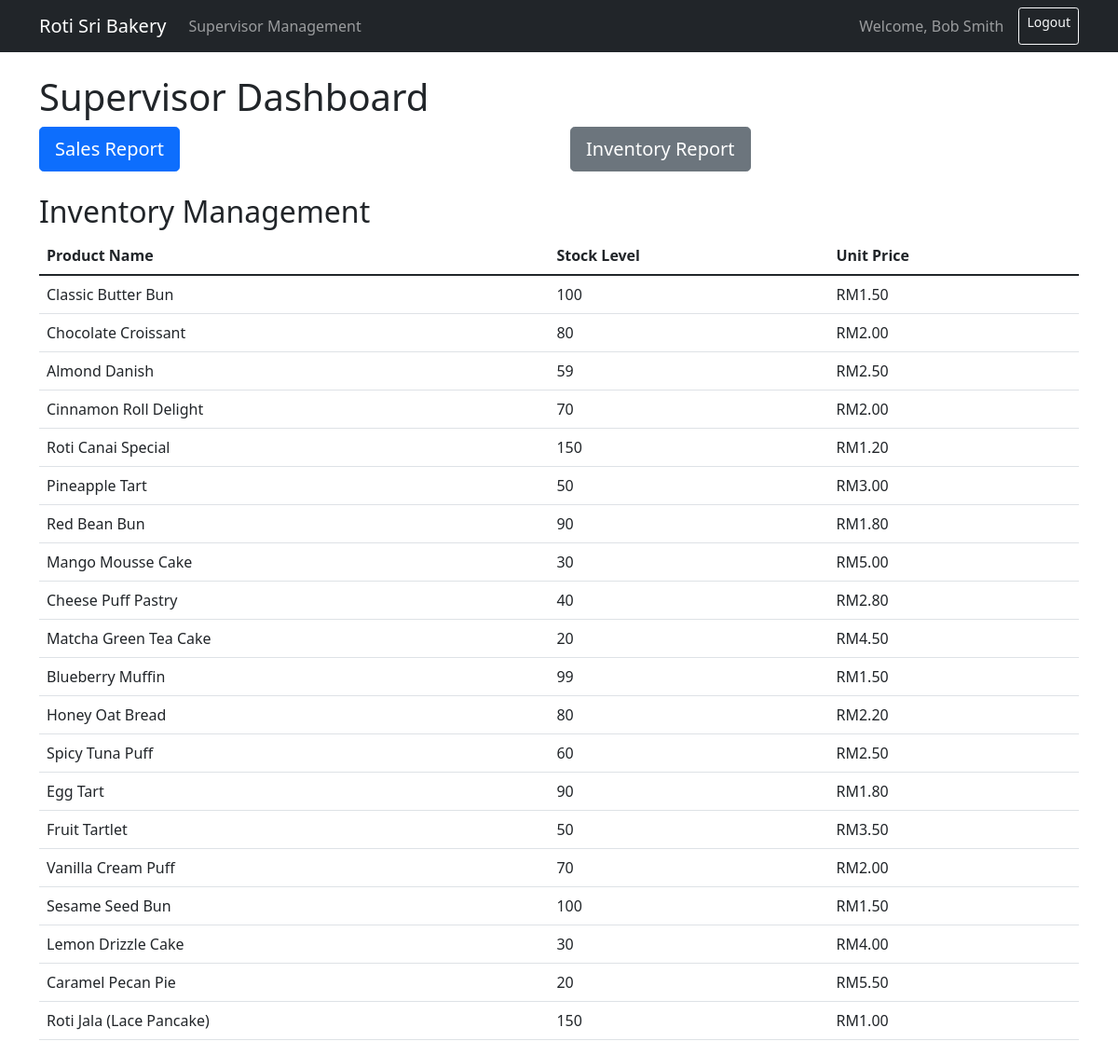
Screenshot of /supervisor_dashboard.php?view=inventory (signed in) with the database file from the repository.
### tables this page shows
CREATE TABLE `inventory` (
  `id` int(11) NOT NULL,
  `product_name` varchar(200) NOT NULL,
  `description` text DEFAULT NULL,
  `category` varchar(50) NOT NULL,
  `unit_price` decimal(10,2) NOT NULL,
  `stock_level` int(11) NOT NULL,
  `reorder_point` int(11) NOT NULL,
  `status` enum('active','inactive') DEFAULT 'active',
  `created_at` timestamp NOT NULL DEFAULT current_timestamp(),
  `updated_at` timestamp NOT NULL DEFAULT current_timestamp() ON UPDATE current_timestamp()
);

### fetch_inventory.php (called while the page is built)
<?php
function fetch_inventory_data($conn) {
    $inventory_query = $conn->query("SELECT id, product_name, stock_level, unit_price FROM inventory WHERE status = 'active'");
    return $inventory_query->fetch_all(MYSQLI_ASSOC);
}
?>

### supervisor_dashboard.php (the view, shortened to what this page needs)
<?php
require_once 'db_connection.php';
require_once 'fetch_sales.php';
require_once 'fetch_inventory.php';
$start_date = isset($_POST['start_date']) ? $_POST['start_date'] : date('Y-m-d', strtotime('-1 month'));
$end_date = isset($_POST['end_date']) ? $_POST['end_date'] : date('Y-m-d');
$sales_type = isset($_POST['sales_type']) ? $_POST['sales_type'] : 'all';
list($daily_sales, $weekly_sales, $monthly_sales) = fetch_sales_data($conn, $start_date, $end_date, $sales_type);
$inventory_data = fetch_inventory_data($conn);
?>
<!DOCTYPE html>
<html>
<head>
    <link href="https://cdn.jsdelivr.net/npm/bootstrap@5.1.3/dist/css/bootstrap.min.css" rel="stylesheet">
</head>
<body>
    <nav class="navbar navbar-expand-lg navbar-dark bg-dark">
        <div class="container">
            <a class="navbar-brand" href="#">Roti Sri Bakery</a>
            <div class="collapse navbar-collapse" id="navbarNav">
                <ul class="navbar-nav me-auto">
                    <li class="nav-item">
                        <a class="nav-link" href="supervisor_management.php">Supervisor Management</a>
                    </li>
                </ul>
                <div class="d-flex">
                    <span class="navbar-text me-3">
                        Welcome, <?php echo htmlspecialchars($_SESSION['user']['fullname']); ?>
                    </span>
                    <a href="logout.php" class="btn btn-outline-light btn-sm">Logout</a>
                </div>
            </div>
        </div>
    </nav>
    <div class="container mt-4">
        <h1>Supervisor Dashboard</h1>
        <div class="mb-4">
            <div class="row">
                <div class="col-md-6">
                    <a href="?view=sales" class="btn btn-primary btn-lg btn-block">Sales Report</a>
                </div>
                <div class="col-md-6">
                    <a href="?view=inventory" class="btn btn-secondary btn-lg btn-block">Inventory Report</a>
                </div>
            </div>
        </div>
        <?php
        $view = isset($_GET['view']) ? $_GET['view'] : 'sales';
        if ($view === 'sales') {
        ?>
            <h2>Sales Reports</h2>
            <form method="POST" class="mb-4">
                <div class="row">
                    <div class="col-md-4">
                        <label for="start_date" class="form-label">Start Date</label>
                        <input type="date" class="form-control" name="start_date" value="<?php echo htmlspecialchars($start_date); ?>" required>
                    </div>
                    <div class="col-md-4">
                        <label for="end_date" class="form-label">End Date</label>
                        <input type="date" class="form-control" name="end_date" value="<?php echo htmlspecialchars($end_date); ?>" required>
                    </div>
                    <div class="col-md-4">
                        <label for="sales_type" class="form-label">Sales Type</label>
                        <select class="form-select" name="sales_type">
                            <option value="all" <?php echo $sales_type === 'all' ? 'selected' : ''; ?>>All</option>
                            <option value="online" <?php echo $sales_type === 'online' ? 'selected' : ''; ?>>Online</option>
                            <option value="in-store" <?php echo $sales_type === 'in-store' ? 'selected' : ''; ?>>In-Store</option>
                        </select>
                    </div>
                </div>
                <button type="submit" class="btn btn-primary mt-3">Filter</button>
            </form>
            <?php if (empty($daily_sales) && empty($weekly_sales) && empty($monthly_sales)): ?>
                <div class="alert alert-warning" role="alert">
                    No sales data found for the selected date range.
                </div>
            <?php else: ?>
                <h3>Daily Sales</h3>
                <table class="table">
                    <thead>
                        <tr>
                            <th>Date</th>
                            <th>Total Revenue</th>
                        </tr>
                    </thead>
                    <tbody>
                        <?php foreach ($daily_sales as $sale): ?>
                            <tr>
                                <td><?php echo htmlspecialchars($sale['sale_date']); ?></td>
                                <td>RM<?php echo number_format($sale['total_revenue'], 2); ?></td>
                            </tr>
                        <?php endforeach; ?>
                    </tbody>
                </table>
                <h3>Weekly Sales</h3>
                <table class="table">
                    <thead>
                        <tr>
                            <th>Week</th>
                            <th>Total Revenue</th>
                        </tr>
                    </thead>
                    <tbody>
                        <?php foreach ($weekly_sales as $sale): ?>
                            <tr>
                                <td><?php echo htmlspecialchars($sale['sale_week']); ?></td>
                                <td>RM<?php echo number_format($sale['total_revenue'], 2); ?></td>
                            </tr>
                        <?php endforeach; ?>
                    </tbody>
                </table>
                <h3>Monthly Sales</h3>
                <table class="table">
                    <thead>
                        <tr>
                            <th>Month</th>
                            <th>Total Revenue</th>
                        </tr>
                    </thead>
                    <tbody>
                        <?php foreach ($monthly_sales as $sale): ?>
                            <tr>
                                <td><?php echo htmlspecialchars($sale['sale_month']); ?></td>
                                <td>RM<?php echo number_format($sale['total_revenue'], 2); ?></td>
                            </tr>
                        <?php endforeach; ?>
                    </tbody>
                </table>
            <?php endif; ?>
        <?php
        } elseif ($view === 'inventory') {
        ?>
            <h2>Inventory Management</h2>
            <table class="table">
                <thead>
                    <tr>
                        <th>Product Name</th>
                        <th>Stock Level</th>
                        <th>Unit Price</th>
                    </tr>
                </thead>
                <tbody>
                    <?php foreach ($inventory_data as $item): ?>
                        <tr>
                            <td><?php echo htmlspecialchars($item['product_name']); ?></td>
                            <td><?php echo htmlspecialchars($item['stock_level']); ?></td>
                            <td>RM<?php echo number_format($item['unit_price'], 2); ?></td>
                        </tr>
                    <?php endforeach; ?>
                </tbody>
            </table>
        <?php
        }
        ?>
    </div>
</body>
</html>

### rows the page displays
inventory: product_name "Classic Butter Bun", stock_level "100", unit_price "1.50"
inventory: product_name "Chocolate Croissant", stock_level "80", unit_price "2.00"
inventory: product_name "Almond Danish", stock_level "59", unit_price "2.50"
inventory: product_name "Cinnamon Roll Delight", stock_level "70", unit_price "2.00"
inventory: product_name "Roti Canai Special", stock_level "150", unit_price "1.20"
inventory: product_name "Pineapple Tart", stock_level "50", unit_price "3.00"
inventory: product_name "Red Bean Bun", stock_level "90", unit_price "1.80"
inventory: product_name "Mango Mousse Cake", stock_level "30", unit_price "5.00"
inventory: product_name "Cheese Puff Pastry", stock_level "40", unit_price "2.80"
inventory: product_name "Matcha Green Tea Cake", stock_level "20", unit_price "4.50"
inventory: product_name "Blueberry Muffin", stock_level "99", unit_price "1.50"
inventory: product_name "Honey Oat Bread", stock_level "80", unit_price "2.20"
inventory: product_name "Spicy Tuna Puff", stock_level "60", unit_price "2.50"
inventory: product_name "Egg Tart", stock_level "90", unit_price "1.80"
inventory: product_name "Fruit Tartlet", stock_level "50", unit_price "3.50"
inventory: product_name "Vanilla Cream Puff", stock_level "70", unit_price "2.00"
inventory: product_name "Sesame Seed Bun", stock_level "100", unit_price "1.50"
inventory: product_name "Lemon Drizzle Cake", stock_level "30", unit_price "4.00"
inventory: product_name "Caramel Pecan Pie", stock_level "20", unit_price "5.50"
inventory: product_name "Roti Jala (Lace Pancake)", stock_level "150", unit_price "1.00"

### other values shown
$_SESSION['user']['fullname'] "Bob Smith"
